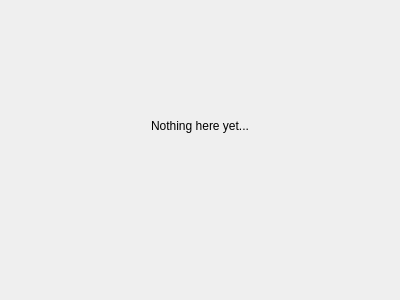
<?xml version="1.0" encoding="UTF-8"?>
<ui version="4.0">
 <class>NoResult</class>
 <widget class="QWidget" name="NoResult">
  <property name="geometry">
   <rect>
    <x>0</x>
    <y>0</y>
    <width>400</width>
    <height>300</height>
   </rect>
  </property>
  <property name="sizePolicy">
   <sizepolicy hsizetype="Expanding" vsizetype="Expanding">
    <horstretch>0</horstretch>
    <verstretch>0</verstretch>
   </sizepolicy>
  </property>
  <property name="windowTitle">
   <string>Form</string>
  </property>
  <layout class="QVBoxLayout" name="verticalLayout" stretch="50,0,0,100">
   <property name="spacing">
    <number>16</number>
   </property>
   <item>
    <spacer name="topSpacer">
     <property name="orientation">
      <enum>Qt::Vertical</enum>
     </property>
     <property name="sizeHint" stdset="0">
      <size>
       <width>20</width>
       <height>0</height>
      </size>
     </property>
    </spacer>
   </item>
   <item alignment="Qt::AlignHCenter">
    <widget class="QLabel" name="iconLabel"/>
   </item>
   <item alignment="Qt::AlignHCenter">
    <widget class="QLabel" name="titleLabel">
     <property name="text">
      <string>Nothing here yet...</string>
     </property>
    </widget>
   </item>
   <item>
    <spacer name="bottomSpacer">
     <property name="orientation">
      <enum>Qt::Vertical</enum>
     </property>
     <property name="sizeHint" stdset="0">
      <size>
       <width>20</width>
       <height>0</height>
      </size>
     </property>
    </spacer>
   </item>
  </layout>
 </widget>
 <resources/>
 <connections/>
</ui>
